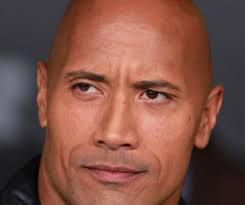
#> input picture Transformacion por mapeo/roca.jpg, 245 x 205 px
$ jupyter execute --allow-errors 'Transformacion de ondas.ipynb'
#> lines starting #> are read from the running program, lines starting #| are printed output that depends on the picture
 # Transformacion de ondas
## > Omar Flores Sanchez
## > Valeria Jahzeel Castañon Hernandez

[cell 1]
from PIL import Image
import numpy as np
import matplotlib.pyplot as plt
import math

[cell 2]
# ----------- convolucion --------------
def convolucion(ancho, alto, Sn, S):
    mat = np.zeros((ancho, alto)) # matriz de la imagen

    for x in range(1, ancho-1):
        for y in range(1, alto-1):
            for x2 in range(3):
                for y2 in range(3):
                    mat[x, y] += S[x+x2-1, y+y2-1] * Sn[x2, y2]

    imagen = Image.fromarray(mat)
    plt.imshow(imagen)
    return mat

[cell 3]
# ----------- mapa en x e y ------------
def mapa(ancho, alto, a,S,G):
    mat = np.empty((ancho,alto)) # matriz de la imagen

    for x in range(ancho):
        for y in range(alto):
            mat[x, y] = x + a * S[x, y] * G[x, y]

    imagen = Image.fromarray(mat)
    plt.imshow(imagen)

    return mat

[cell 4]
# ---------- TRANSFORMACION DE ONDAS ------------
# mostrar 3 diferentes efectos que se puedean apreciar facilmente al variar los parametros cx,cy,f,p

foto = Image.open("roca.jpg")
#> foto is the input picture: PIL image 245x205 RGB; mean R, G, B 125.7, 81.1, 69.3

#Se redimenciona pa mas facil.
ancho, alto = foto.size
#> ancho = 245; alto = 205
print(foto.size)
#| (245, 205)
plt.imshow(foto)

[cell 5]
# superficie deformante
S = np.empty((ancho,alto)) # matriz de la imagen

# constantes
f = 0.05  # frecuencia
p = 3  # fase
cx = 75  #centro
cy = 90  # centro

for x in range(ancho):
    for y in range(alto):
        ecuacion = abs(math.sin( f * math.sqrt(math.pow((x-cx),2) + math.pow((y-cy),2)) + p))

        S[x,y] = ecuacion*255
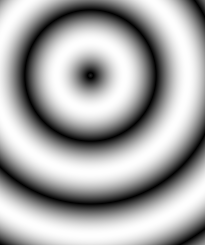
#> S: shape (245, 205) float64; min 0.0437, max 255, mean 166.9


# pasa el arreglo a una imagen
superficie_def = Image.fromarray(S)
plt.imshow(superficie_def)

print(S.shape)
#| (245, 205)

[cell 6]
# ----------- TRANSFORMACION DE LA IMAGEN -------------

#definirmos Sx y Sy
Sx = np.array([[-1,0,1],
             [-2,0,2],
             [-1,0,1]])

#print(Sx)

Sy = np.array([[-1,-2,-1],
             [0,0,0],
             [1,2,1]])

#print(Sy)

#> (a cell that did not finish here is left out)

#> (a cell that did not finish here is left out)

[cell 9]
a = 0.01  # grado de la transformacion

#> (the rest of this cell did not finish here and is left out)

#> (a cell that did not finish here is left out)

[cell 11]
def resultado(imagen, Mx, My):
    foto = np.array(imagen)
    mat = np.empty_like(foto)

    for x in range(ancho):
        for y in range(alto):
            if(Mx[x,y]<=foto.shape[0] and My[x,y]<=foto.shape[1]):
                mat[x, y] = foto[int(Mx[x, y]), int(My[x, y])]

    img = Image.fromarray(mat)
    plt.imshow(img)

#> (the rest of this cell did not finish here and is left out)

[cell 12]
print(ancho,alto)
#| 245 205
#> (the rest of this cell did not finish here and is left out)

[cell 13]
from PIL import Image
import numpy as np
import matplotlib.pyplot as plt
import math
# ----------- convolucion --------------
def convolucion(Sn, S):
    mat = np.zeros((ancho, alto)) # matriz de la imagen

    for x in range(1, ancho-1):
        for y in range(1, alto-1):
            for x2 in range(3):
                for y2 in range(3):
                    mat[x, y] += S[x+x2-1, y+y2-1] * Sn[x2, y2]

    imagen = Image.fromarray(mat)
    plt.imshow(imagen)
    return mat
# ----------- mapa en x e y ------------
def mapa(a,S,G):
    mat = np.empty((ancho,alto)) # matriz de la imagen

    for x in range(ancho):
        for y in range(alto):
            mat[x, y] = abs(x + a * S[x, y] * G[x, y])

    imagen = Image.fromarray(mat)
    plt.imshow(imagen)

    return mat
def redimensionar(foto):
    ancho = 245
    alto = 205
    nueva = foto.resize((ancho,alto))
    print("foto redimensionada")
    plt.imshow(nueva)
    return nueva
# ---------- TRANSFORMACION DE ONDAS ------------
# mostrar 3 diferentes efectos que se puedean apreciar facilmente al variar los parametros cx,cy,f,p

foto = Image.open("roca.jpg")

#Se redimenciona pa mas facil.
#ancho, alto = foto.size
ancho = 205
alto = 245

foto = redimensionar(foto)
print(ancho,alto)
#plt.imshow(foto)

# superficie deformante
S = np.empty((ancho,alto)) # matriz de la imagen

# constantes
f = 0.2  # frecuencia
p = 2  # fase
cx = 123  #centro
cy =102  # centro

for x in range(ancho):
    for y in range(alto):
        ecuacion = math.sin( f * math.sqrt(math.pow((x-cx),2) + math.pow((y-cy),2)) + p)

        S[x,y] = ecuacion*255


# pasa el arreglo a una imagen
superficie_def = Image.fromarray(S)
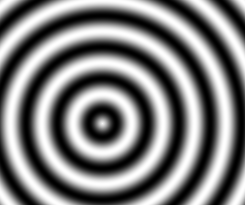
#> superficie_def: PIL image 245x205 F; min -255, max 255, mean -2.5; drawn with min black and max white
plt.imshow(superficie_def)

# ----------- TRANSFORMACION DE LA IMAGEN -------------

#definirmos Sx y Sy
Sx = np.array([[-1,0,1],
             [-2,0,2],
             [-1,0,1]])

#print(Sx)

Sy = np.array([[-1,-2,-1],
             [0,0,0],
             [1,2,1]])

#print(Sy)
# Clcular Gx = Sx x S
Gx = convolucion(Sx,S)
#> in convolucion, `imagen = Image.fromarray(mat)`:
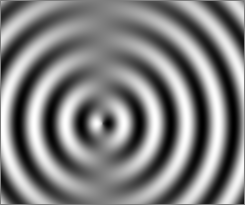
#> imagen: PIL image 245x205 F; min -405.3, max 405.3, mean 1.2; drawn with min black and max white
print(Gx.shape)
#print(Gx)
# Calcular Gy = Sy x S
Gy = convolucion(Sy,S)
#> in convolucion (call 2), `imagen = Image.fromarray(mat)`:
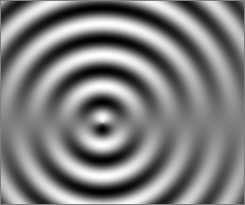
#> imagen: PIL image 245x205 F; min -405.1, max 405.3, mean -1.7; drawn with min black and max white
print(Gy.shape)
#print(Gy)
a = 0.001  # grado de la transformacion

MapaX = mapa(a , S, Gx)
#> in mapa, `imagen = Image.fromarray(mat)`:
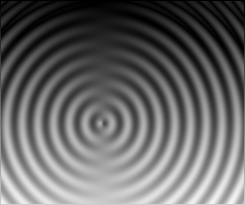
#> imagen: PIL image 245x205 F; min 0, max 246.8, mean 102.8
#print(MapaX.shape)
#print(MapaX)
MapaY = mapa(a , S, Gy)
#> call 2 of mapa, with a = 0.001
#> in mapa (call 2), `imagen = Image.fromarray(mat)`:
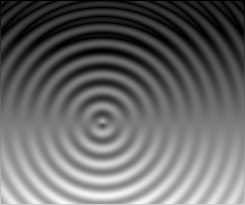
#> imagen: PIL image 245x205 F; min 0, max 249.8, mean 104.2
#print(MapaY.shape)
#print(MapaY)
def resultado(imagen, Mx, My):
    foto = np.array(imagen)
    mat = np.empty_like(foto)

    for x in range(ancho):
        for y in range(alto):
            if(Mx[x,y]<=foto.shape[0] and My[x,y]<=foto.shape[1]):
                mat[x, y] = foto[int(Mx[x, y]), int(My[x, y])]
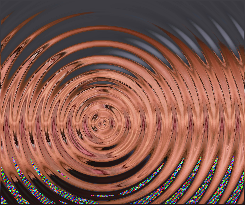
#> mat: shape (205, 245, 3); mean R, G, B 131.8, 87.7, 76.2

    img = Image.fromarray(mat)
    plt.imshow(img)

resultado(foto,MapaX,MapaY)
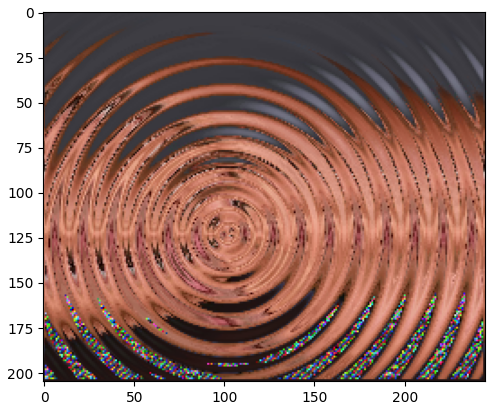
#> figure drawn by matplotlib, 1 panel

$ run again, with Transformacion por mapeo/gris.jpg copied over Transformacion por mapeo/roca.jpg
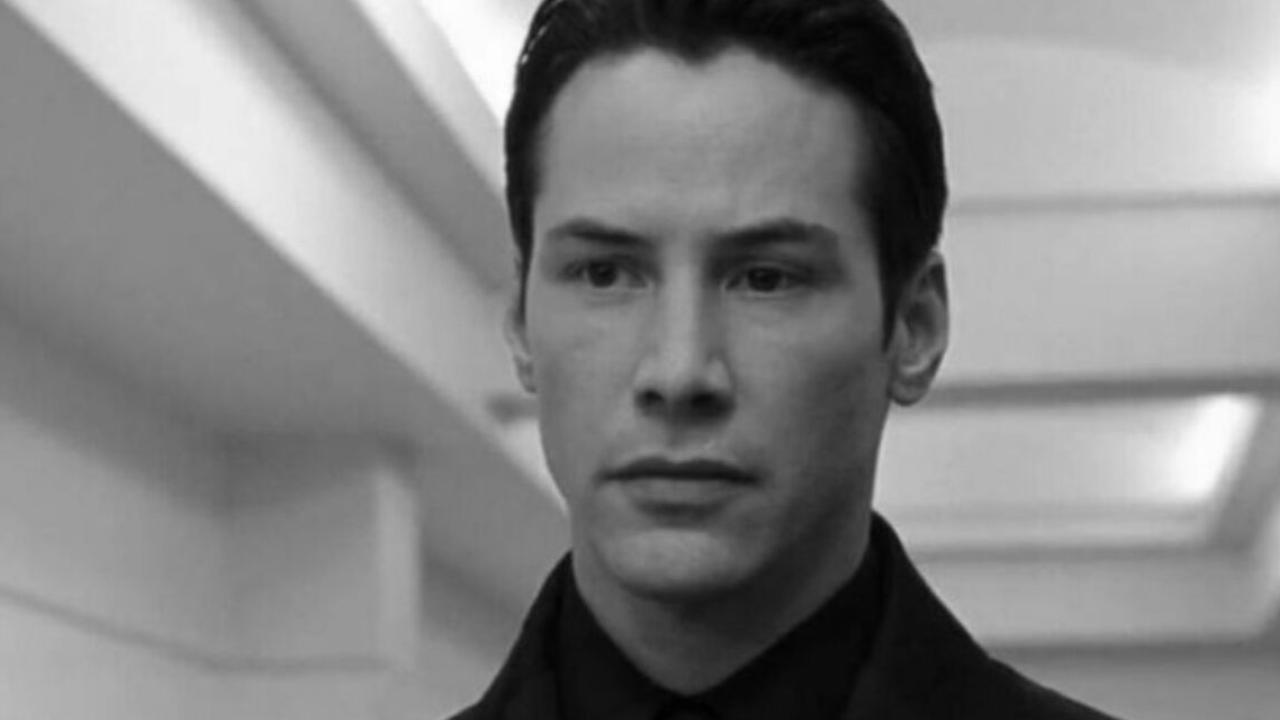
#> input picture Transformacion por mapeo/gris.jpg, 1280 x 720 px
#> foto is the input picture: PIL image 1280x720 L; min 0, max 255, mean 132.3
#| (1280, 720)
#| (1280, 720)
#| 1280 720
#> after the loop in resultado, `for x in range(ancho):`:
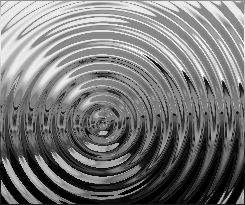
#> mat: shape (205, 245); min 0, max 255, mean 119.5
#> `[cell 13] from PIL import Image import numpy as np import matplotlib.p..`:
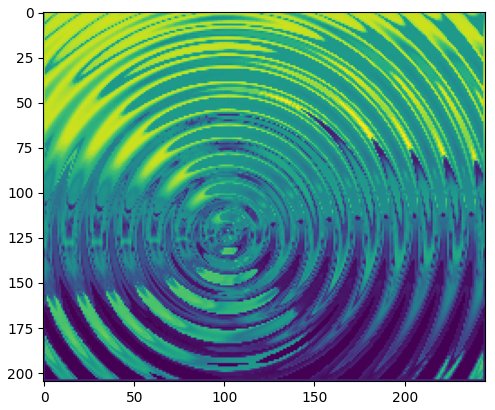
#> figure drawn by matplotlib, 1 panel
